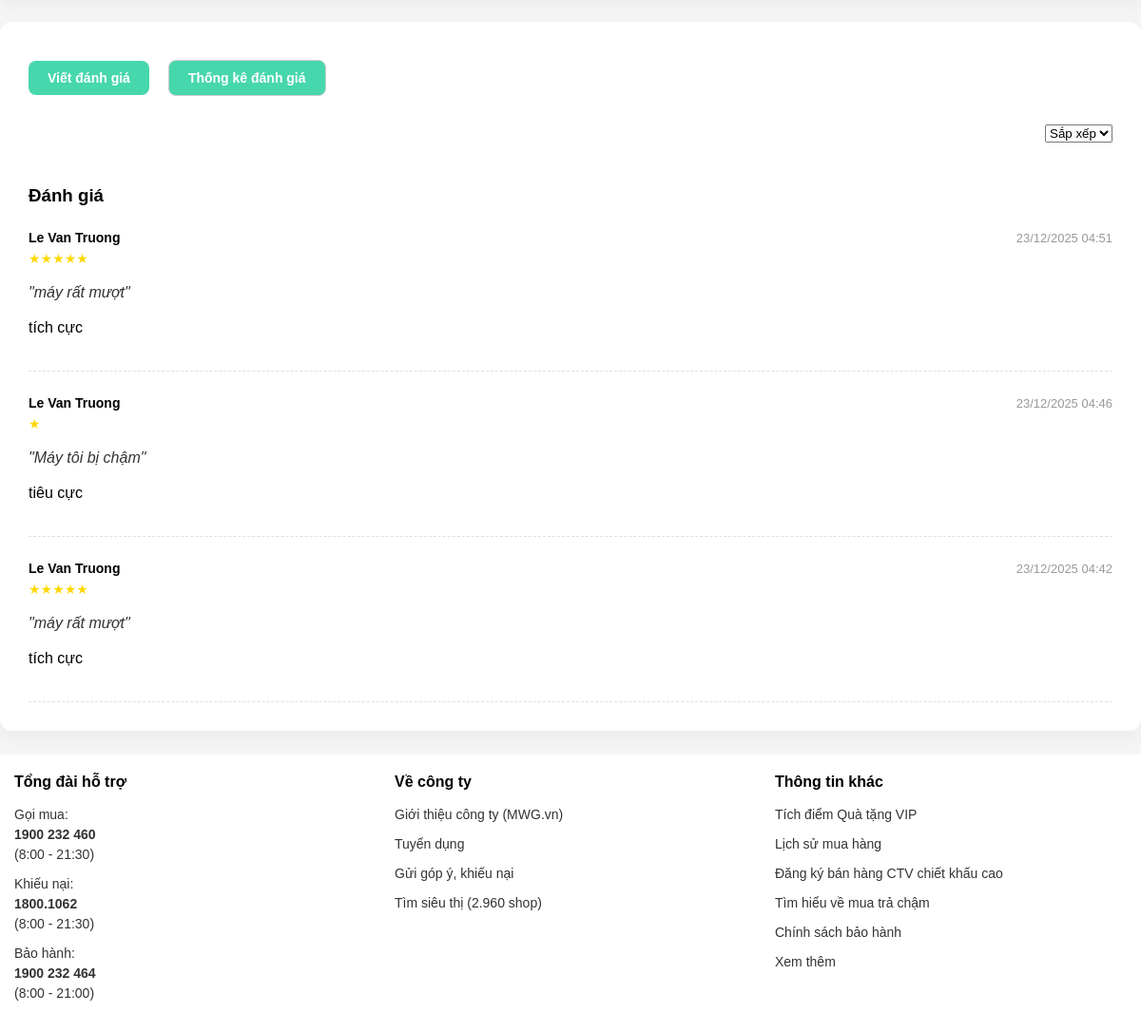
The app's page /product/TGDD-010/ (lower part), older data.
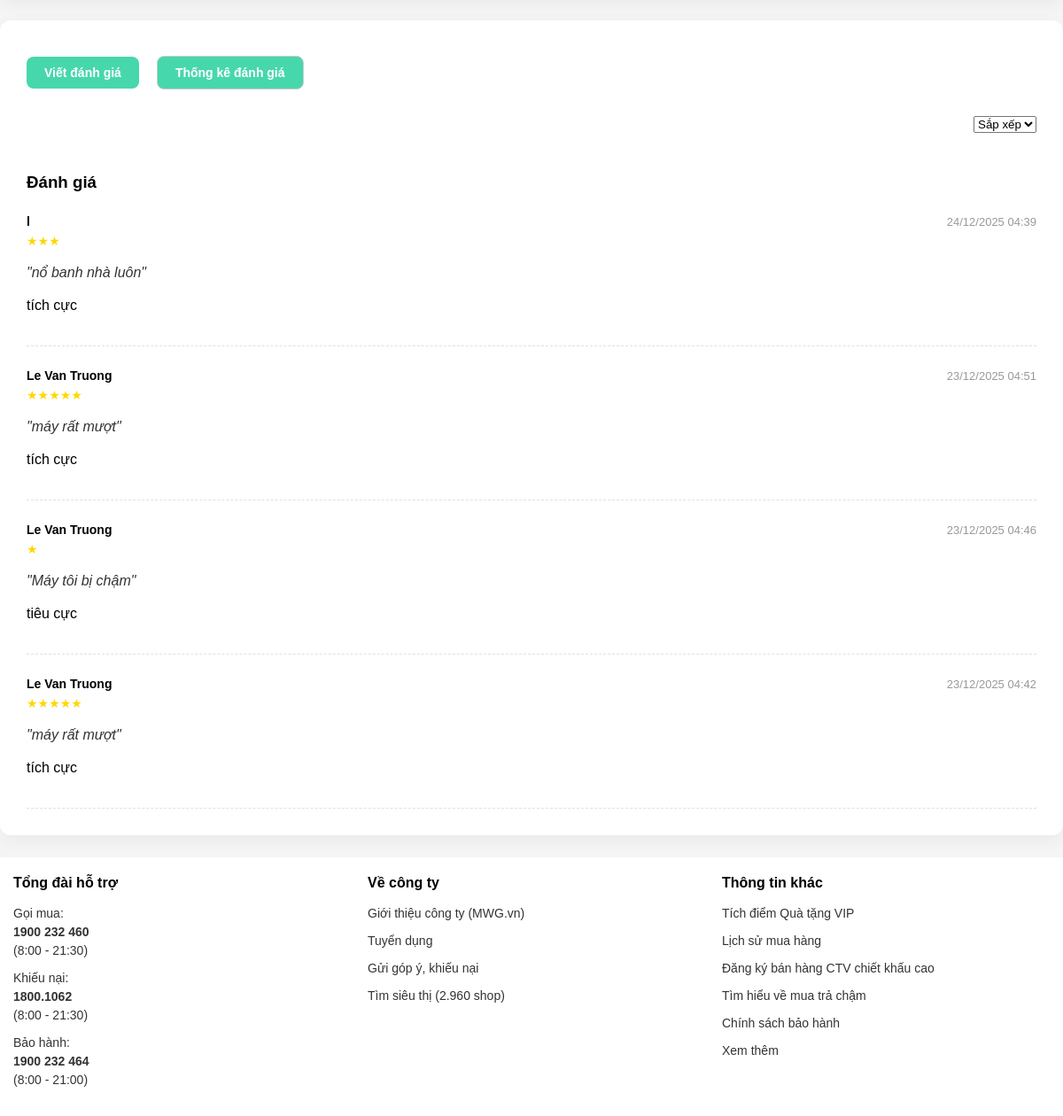
The same page, newer data.
### comments/models.py (models this page shows, shortened)
class Comment(models.Model):
    id = models.UUIDField(primary_key=True, default=uuid.uuid4, verbose_name="ID")
    customer = models.ForeignKey('accounts.Customer', on_delete=models.SET_NULL, null=True, verbose_name="Mã khách hàng")
    product = models.ForeignKey('products.Product', on_delete=models.SET_NULL , null=True, verbose_name="Mã sản phẩm")
    rating = models.IntegerField(verbose_name="Số sao")
    content = models.TextField(null=True, blank=True, verbose_name="Nội dung")
    created_at = models.DateTimeField(auto_now_add=True, verbose_name="Ngày tạo")
    label = models.CharField(max_length=20,verbose_name="Cảm xúc")
    is_approved = models.BooleanField(default=True, verbose_name="Đã duyệt")
    class Meta:
        verbose_name = "Bình luận"
        verbose_name_plural = "Danh sách bình luận"

### accounts/models.py (models this page shows, shortened)
class Customer(models.Model):
    id = models.CharField(primary_key=True, verbose_name="ID")
    email = models.EmailField(verbose_name="Email", unique=True)
    password_hash = models.CharField(verbose_name="Passwork_hash", max_length=255)
    full_name = models.CharField(verbose_name="Họ và tên", max_length=255, null=True, blank=True)
    phone = models.CharField(verbose_name="Số điện thoại", max_length=20, null=True, blank=True)
    date_of_birth = models.DateField(verbose_name="Ngày sinh", null=True, blank=True)
    gender = models.CharField(verbose_name="Giới tính", max_length=10, null=True, blank=True)
    status = models.CharField(verbose_name="Trạng thái", default="Hoạt động")
    created_at = models.DateTimeField(verbose_name="Ngày tạo", auto_now_add=True, null=True)

### products/views.py (the view)
# urls.py: path('product/<str:pk>/', views.product_detail, name='productDetail'),
def product_detail(request, pk):
    product = get_object_or_404(Product, pk=pk, status=True)
    comments = Comment.objects.filter(product=product).order_by('-created_at')
    ratingAVG = Comment.objects.filter(product=product).aggregate(Avg('rating'))['rating__avg'] or 0
    ratingAVG_int = math.floor(ratingAVG)
    images = product.images.all()
    main_image = product.image_main or (images.first().image if images else None)
    attributes = ProductAttribute.objects.filter(product=product)
    discount = ProductDiscount.objects.filter(
        product=product,
        start_date__lte=timezone.now(),
        end_date__gte=timezone.now()
    ).first()
    return render(request, 'products/productDetails.html', {
        'product': product,
        'images': images,
        'main_image': main_image,
        'attributes': attributes,
        'discount': discount,
        'comments': comments,
        'ratingAVG': ratingAVG_int,
    })

### products/models.py (called while the page is built)
    def formatted_price(self):
        return f"{int(self.original_price):,} VNĐ".replace(",", ".")

    def formatted_priceD(self):
        return f"{int(self.discounted_price):,} VNĐ".replace(",", ".")

### products/templates/products/productDetails.html (shortened to what this page needs)
{% extends "productDetailBase.html" %}
{% block head %}
{% load static %}
{% load custom_filters %}
<link rel="stylesheet" href="{% static 'products/css/productDetails.css' %}">
{% endblock %}
{% block content %}
<div class="product-section comment">
    <div class="manage-review">
        <button id="writeReviewBtn">Viết đánh giá</button>
        <button id="analysis">Thống kê đánh giá</button>
    </div>
    <div class="sort-area">
        <select>
            <option>Sắp xếp</option>
        </select>
    </div>
    <div class="comment-list">
        <h3>Đánh giá</h3>
        {% for comment in comments %}
        <div class="comment-item">
            <div class="comment-header">
                <span class="comment-author">
                    {{ comment.customer.full_name }}
                </span>
                <span class="comment-date">
                    {{ comment.created_at|date:"d/m/Y H:i" }}
                </span>
            </div>
            <p class="comment-rating" style="color: #FFD700">
                {% for i in "12345"|slice:comment.rating %}★{% endfor %}
            </p>
            <p class="comment-text">
                "{{ comment.content }}"
            </p>
            <p>{{ comment.label }}</p>
        </div>
        {% empty %}
        <p>Chưa có bình luận nào cho sản phẩm này.</p>
        {% endfor %}
    </div>
</div>
{% endblock %}

Row changes from the older to the newer data that the page shows:
added Comment: customer.full_name "l", created_at "24/12/2025 04:39", rating 3 (drawn), content "nổ banh nhà luôn", label "tích cực"
